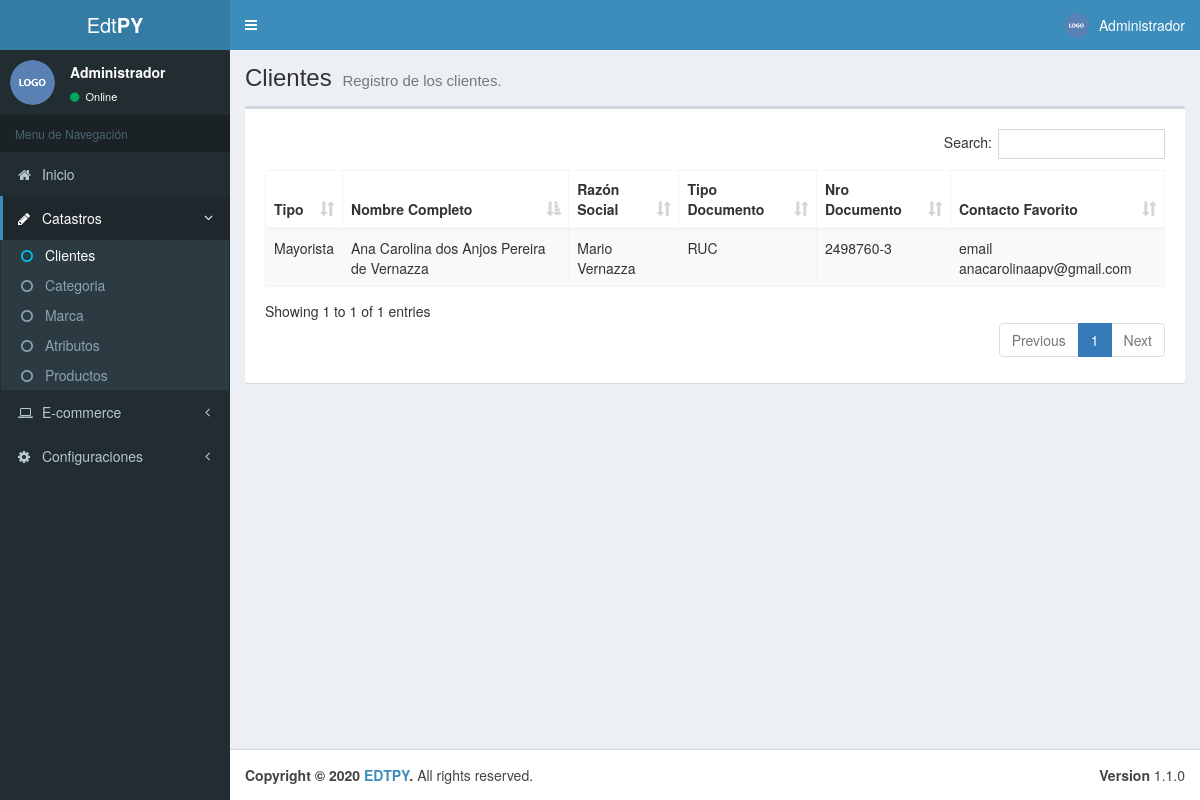
The app's page /admin/cliente.php (signed in), older data.
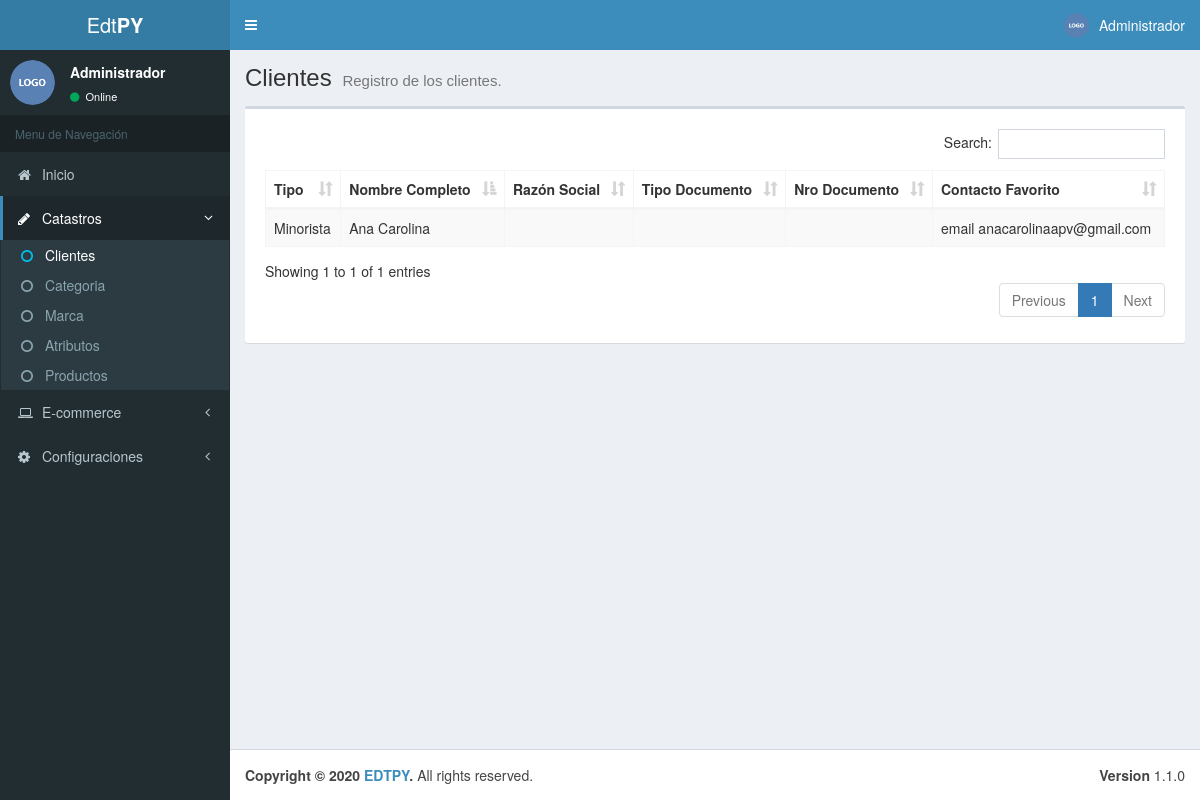
The same page, newer data.
### tables this page shows
CREATE TABLE IF NOT EXISTS `tb_cli_contacto` (
  `id` int(11) NOT NULL AUTO_INCREMENT,
  `id_cliente` int(11) NOT NULL,
  `tipo` varchar(5) NOT NULL COMMENT 'cel/tel/email',
  `contacto` varchar(80) NOT NULL,
  `favorito` tinyint(1) NOT NULL COMMENT '0 -> no 1 -> sí',
  PRIMARY KEY (`id`)
);

CREATE TABLE IF NOT EXISTS `tb_cliente` (
  `id` int(11) NOT NULL AUTO_INCREMENT,
  `nombre` varchar(80) NOT NULL,
  `apellido` varchar(80) DEFAULT NULL,
  `tipo_documento` varchar(20) DEFAULT NULL COMMENT 'RUC, RG, CI',
  `nro_documento` int(11) DEFAULT NULL,
  `razon_social` varchar(80) DEFAULT NULL,
  `mayorista` tinyint(1) NOT NULL,
  PRIMARY KEY (`id`)
);

### admin/mods/server/cliente.php (called while the page is built, shortened)
<?php
	function getAllClientes () {
		$connection = conn();
        $sql = "SELECT *, contacto.tipo, contacto.contacto FROM tb_cliente
        LEFT JOIN (SELECT tb_cli_contacto.id_cliente, tb_cli_contacto.tipo, tb_cli_contacto.contacto FROM tb_cli_contacto
                    ORDER BY tb_cli_contacto.favorito DESC LIMIT 1) AS contacto
        ON tb_cliente.id = contacto.id_cliente
        ORDER BY nombre ASC";
		$query = $connection->prepare($sql);
		$query->execute();
		if ($query->rowCount() > 0) {
			$result= $query->fetchAll();
		} else {
			$result = null;
		}
		return $result;
    }
    function getClienteContacto ($id) {
		$connection = conn();
        $sql = "SELECT * FROM tb_cli_contacto
                WHERE tb_cli_contacto.id_cliente = $id
                ORDER BY tb_cli_contacto.favorito DESC";
		$query = $connection->prepare($sql);
		$query->execute();
		if ($query->rowCount() > 0) {
			$result= $query->fetchAll();
		} else {
			$result = null;
		}
		return $result;
    }
?>

### admin/mods/objs/cliente.php (called while the page is built, shortened)
<?php
    include_once "mods/server/cliente.php";
    $clientes = getAllClientes();
?>

### admin/cliente.php (the view, shortened to what this page needs)
<!DOCTYPE html>
<html>
<head>
	<?php include 'includes/head.php'; ?>
</head>
<body class="hold-transition skin-blue sidebar-mini">
	<div class="wrapper">
		<?php include 'includes/header.php'; ?>
		<?php include 'includes/aside.php'; ?>
		<?php include_once "mods/objs/cliente.php";?>
		<div class="content-wrapper">
			<section class="content-header">
				<h1>
					Clientes
					<small>Registro de los clientes.</small>
				</h1>
			</section>
			<section class="content">
				<div class="box">
					<div class="box-body">
						<div class="box-body table-responsive">
							<table class="table table-striped table-bordered display nowra" id="tabladatos">
							<thead>
								<tr>
									<th>Tipo</th>
									<th>Nombre Completo</th>
									<th>Razón Social</th>
									<th>Tipo Documento</th>
									<th>Nro Documento</th>
									<th>Contacto Favorito</th>
								</tr>
							</thead>
							<tbody>
                                <?php
									if ($clientes != null) {
										foreach ($clientes as $row) {
											$contactos = getClienteContacto($row['id']);
											$tabela = "";
											if ($contactos != NULL) {
												foreach ($contactos as $linea) {
													$favorito = $linea['favorito'];
													$aux = $linea['tipo'].";".$linea['contacto'].";".$favorito;
													if ($tabela == "") {
														$tabela = $aux;
													} else {
														$tabela = $tabela."<".$aux;
													}
												}
											}
								?>
								<tr data-toggle="modal" data-target="#AltModal" data-codigo="<?php echo $row['id'];?>" data-nombre="<?php echo $row['nombre'];?>" data-apellido="<?php echo $row['apellido'];?>" data-razon="<?php echo $row['razon_social'];?>" data-tipo="<?php echo $row['tipo_documento'];?>" data-numero="<?php echo $row['nro_documento'];?>" data-contactos="<?php echo $tabela;?>" data-mayorista="<?php echo $row['mayorista'];?>";>
									<td>
										<?php
											$mayorista = "";
											if ($row['mayorista'] == 0) {
												$mayorista = "Minorista";
											} else {
												$mayorista = "Mayorista";
											}
											echo $mayorista;?>
									</td>
									<td><?php echo $row['nombre']." ".$row['apellido'];?></td>
									<td><?php echo $row['razon_social'];?></td>
									<td><?php echo $row['tipo_documento'];?></td>
									<td>
										<?php
											$nro_documento = "";
											if ($row['tipo_documento'] == "RUC") {
												$lastnum = strlen($row['nro_documento']) - 1;
												$nro_documento = substr($row['nro_documento'],0,$lastnum)."-".substr($row['nro_documento'],$lastnum,1);
											} else if ($row['tipo_documento'] == "CI") {
												$nro_documento = $row['nro_documento'];
											} else {
												$nro_documento = $row['nro_documento'];
											}
											echo $nro_documento;?>
									</td>
									<td><?php echo $row['tipo']." ".$row['contacto'];?></td>
								</tr>
								<?php }}?>
							</tbody>
							</table>
						</div>
					</div>
				</div>
			</section>
		</div>
		<?php include "includes/footer.php"; ?>
	</div>
</body>
</html>

Row changes from the older to the newer data that the page shows:
changed through a linked row, tb_cli_contacto "email": id_cliente.mayorista "Mayorista" → "Minorista"; id_cliente.nombre "Ana Carolina" → "Ana"; id_cliente.apellido "dos Anjos Pereira de Vernazza" → "Carolina"; id_cliente.razon_social "Mario Vernazza" → (not shown); id_cliente.tipo_documento "RUC" → (not shown); id_cliente.nro_documento "2498760-3" → (not shown)
